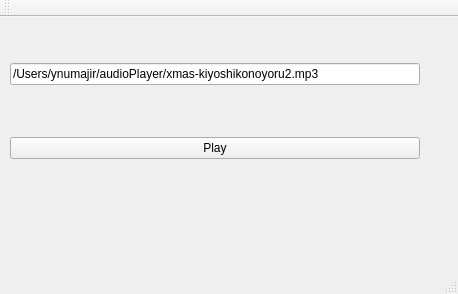
<?xml version="1.0" encoding="UTF-8"?>
<ui version="4.0">
 <class>MainWindow</class>
 <widget class="QMainWindow" name="MainWindow">
  <property name="geometry">
   <rect>
    <x>0</x>
    <y>0</y>
    <width>458</width>
    <height>294</height>
   </rect>
  </property>
  <property name="windowTitle">
   <string>MainWindow</string>
  </property>
  <widget class="QWidget" name="centralWidget">
   <widget class="QWidget" name="">
    <property name="geometry">
     <rect>
      <x>10</x>
      <y>0</y>
      <width>421</width>
      <height>201</height>
     </rect>
    </property>
    <layout class="QVBoxLayout" name="verticalLayout_2">
     <property name="spacing">
      <number>-1</number>
     </property>
     <property name="leftMargin">
      <number>0</number>
     </property>
     <property name="topMargin">
      <number>0</number>
     </property>
     <item>
      <widget class="QLineEdit" name="filePathLineEdit">
       <property name="text">
        <string>/Users/ynumajir/audioPlayer/xmas-kiyoshikonoyoru2.mp3</string>
       </property>
      </widget>
     </item>
     <item>
      <widget class="QPushButton" name="pushButton">
       <property name="text">
        <string>Play</string>
       </property>
      </widget>
     </item>
    </layout>
   </widget>
  </widget>
  <widget class="QMenuBar" name="menuBar">
   <property name="geometry">
    <rect>
     <x>0</x>
     <y>0</y>
     <width>458</width>
     <height>22</height>
    </rect>
   </property>
  </widget>
  <widget class="QToolBar" name="mainToolBar">
   <attribute name="toolBarArea">
    <enum>TopToolBarArea</enum>
   </attribute>
   <attribute name="toolBarBreak">
    <bool>false</bool>
   </attribute>
  </widget>
  <widget class="QStatusBar" name="statusBar"/>
 </widget>
 <layoutdefault spacing="6" margin="11"/>
 <resources/>
 <connections/>
</ui>
